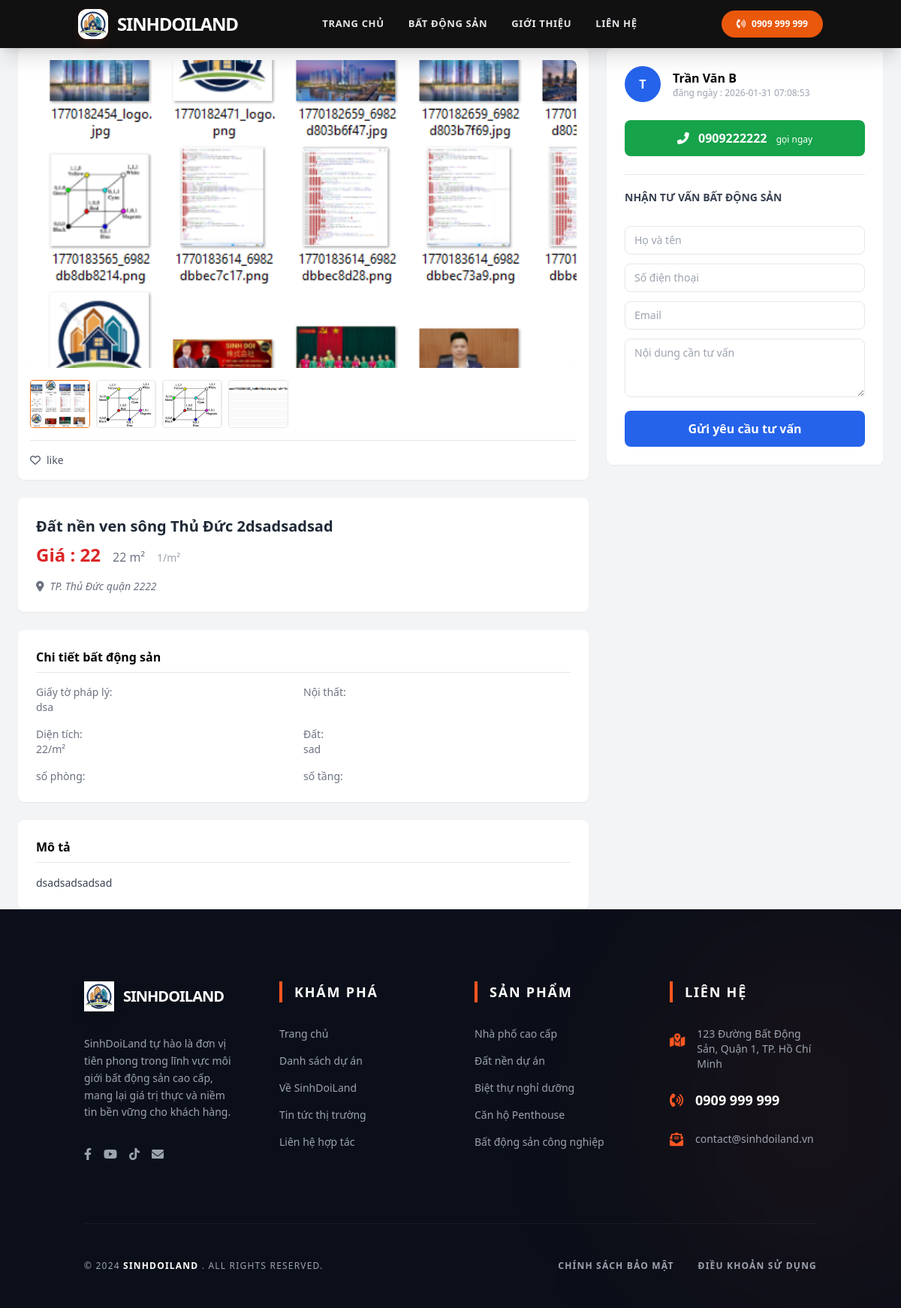
/sinhdoi/index.php?action=product&id=20, run on the app's committed database.
### tables this page shows
CREATE TABLE `settings` (
  `id` int NOT NULL,
  `site_name` varchar(255) DEFAULT NULL,
  `logo` varchar(255) DEFAULT NULL,
  `hotline` varchar(50) DEFAULT NULL,
  `email` varchar(150) DEFAULT NULL,
  `address` varchar(255) DEFAULT NULL,
  `site_color` varchar(20) DEFAULT NULL,
  `seo_title` varchar(255) DEFAULT NULL,
  `seo_description` text,
  `slide1` varchar(255) DEFAULT NULL,
  `slide2` varchar(255) DEFAULT NULL,
  `slide3` varchar(255) DEFAULT NULL
);

CREATE TABLE `baidang_images` (
  `id` int NOT NULL,
  `baidang_id` int NOT NULL,
  `image` varchar(255) NOT NULL
);

CREATE TABLE `baidang` (
  `id` int NOT NULL,
  `user_id` int NOT NULL,
  `loai_bds_id` int NOT NULL,
  `tieu_de` varchar(255) DEFAULT NULL,
  `mo_ta` text,
  `gia` bigint DEFAULT NULL COMMENT 'Gia theo VND',
  `dien_tich` float DEFAULT NULL COMMENT 'm2',
  `dia_chi` varchar(255) DEFAULT NULL,
  `trang_thai` tinyint DEFAULT '0' COMMENT '0=cho_duyet,1=hoat_dong,2=da_ban,3=an',
  `created_at` timestamp NULL DEFAULT CURRENT_TIMESTAMP,
  `updated_at` timestamp NULL DEFAULT CURRENT_TIMESTAMP ON UPDATE CURRENT_TIMESTAMP,
  `is_priority` tinyint(1) DEFAULT '0',
  `tinh_thanh` varchar(100) DEFAULT NULL,
  `quan_huyen` varchar(100) DEFAULT NULL
);

CREATE TABLE `baidang_dat` (
  `baidang_id` int NOT NULL,
  `loai_dat` varchar(100) DEFAULT NULL,
  `phap_ly_dat` varchar(100) DEFAULT NULL
);

CREATE TABLE `users` (
  `id` int NOT NULL,
  `name` varchar(100) DEFAULT NULL,
  `email` varchar(150) DEFAULT NULL,
  `password` varchar(255) DEFAULT NULL,
  `phone` varchar(20) DEFAULT NULL,
  `role` enum('admin','user') DEFAULT 'user',
  `status` tinyint DEFAULT '1',
  `created_at` timestamp NULL DEFAULT CURRENT_TIMESTAMP
);

### sinhdoi/views/html/product.php (the view, shortened to what the rows shown need)
<!DOCTYPE html>
<html lang="vi">
<head>
    <script src="https://cdn.tailwindcss.com"></script>
    <link rel="stylesheet" href="https://cdnjs.cloudflare.com/ajax/libs/font-awesome/6.0.0/css/all.min.css">
    <link rel="stylesheet" href="https://cdnjs.cloudflare.com/ajax/libs/font-awesome/6.0.0/css/all.min.css" />
    <link rel="stylesheet" href="views/css/product.css" />
</head>
<body class="bg-gray-100">
<header class="bg-[#111] text-white sticky top-0 z-[100] shadow-xl">
        <div class="container mx-auto px-4 h-16 flex justify-between items-center">
            <div class="flex items-center space-x-3 group cursor-pointer">
                <div
                    class="w-10 h-10 bg-orange-600 rounded-xl flex items-center justify-center shadow-lg shadow-orange-900/20 group-hover:rotate-12 transition-transform overflow-hidden"
                >
                    <img
                        src="/DUANTHUCTAP/uploads/<?= $data_index_settings['logo'] ?? '' ?>"
                        alt="Logo"
                        class="w-full h-full object-cover"
                    />
                </div>
                <span class="font-extrabold text-2xl tracking-tighter uppercase">
                    <?= $data_index_settings['site_name'] ?? 'SINHDOILAND' ?>
                </span>
            </div>
            <nav class="hidden md:flex items-center space-x-8 text-[13px] uppercase font-bold tracking-wider">
                <a href="index.php?action=trangchu"  class="nav-link">Trang Chủ</a>
                <a href="index.php?action=list_product" class="nav-link">Bất Động Sản</a>
                <a href="index.php?action=gioithieu" class="nav-link">giới thiệu</a>
                <a href="index.php?action=lienhe" class="nav-link">liên hệ</a>
            </nav>
            <a
                href="tel:<?= $data_index_settings['hotline'] ?? '0900000000' ?>"
                class="bg-orange-600 hover:bg-orange-700 px-5 py-2.5 rounded-full font-bold text-xs transition-all flex items-center gap-2"
            >
                <i class="fa-solid fa-phone-volume animate-pulse"></i>
                <?= $data_index_settings['hotline'] ?? 'Gọi ngay' ?>
            </a>
        </div>
    </header>
    <div class="max-w-6xl mx-auto grid grid-cols-1 lg:grid-cols-3 gap-6">
        <div class="lg:col-span-2 space-y-6">
            <div class="bg-white p-4 rounded-lg shadow-sm">
    <div class="aspect-video bg-gray-200 rounded-lg overflow-hidden mb-4">
        <img
    id="mainImage"
    src="/DUANTHUCTAP/uploads/<?= $data_img[0]['image'] ?>"
    alt="Hình ảnh bất động sản"
    class="w-full h-full object-cover transition duration-300"
/>
    </div>
    <div class="flex gap-2 overflow-x-auto">
        <?php foreach ($data_img as $index => $img): ?>
    <button
        type="button"
        onclick="changeImage('<?= $img['image'] ?>')"
        class="w-20 h-16 rounded overflow-hidden border
               <?= $index === 0 ? 'border-orange-500' : 'border-gray-200' ?>
               hover:border-orange-500 transition shrink-0"
    >
        <img
            src="/DUANTHUCTAP/uploads/<?= $img['image'] ?>"
            alt="Ảnh chi tiết bất động sản"
            class="w-full h-full object-cover"
        >
    </button>
<?php endforeach; ?>
    </div>
    <div class="flex justify-between mt-4 text-gray-600 border-t pt-4 text-sm">
        <button class="hover:text-red-500 transition">
            <i class="far fa-heart mr-2"></i>like
        </button>
    </div>
</div>
            <div class="bg-white p-6 rounded-lg shadow-sm">
                <h1 class="text-xl font-bold text-gray-800 mb-2">
                    <?= $data['tieu_de'] ?>
                </h1>
                <div class="flex items-baseline gap-4 mb-4">
                    <span class="text-red-600 font-bold text-2xl"> Giá : <?= number_format($data['gia'] ?? 'giá cả thương lượng') ?></span>
                    <span class="text-gray-500"><?=  $data['dien_tich'] ?>  m² </span>
                    <span class="text-gray-400 text-sm"><?= number_format($data['gia'] /  $data['dien_tich']) ?>/m²   </span>
                </div>
                <p class="text-gray-500 text-sm italic"><i class="fas fa-map-marker-alt mr-2"></i><?=  $data['dia_chi'] ?></p>
            </div>
            <div class="bg-white p-6 rounded-lg shadow-sm">
                <h3 class="font-bold border-b pb-2 mb-4">Chi tiết bất động sản</h3>
                <div class="grid grid-cols-2 gap-y-4 text-sm">
                    <div class="text-gray-500">
                        <h2 class="font-medium text-right lg:text-left">Giấy tờ pháp lý: </h2>
                        <?php  ?> <?=  $data['phap_ly_dat'] ??  $data['phap_ly_nha'] ?>
                    </div>
                    <div class="text-gray-500">
                        <h2 class="font-medium text-right lg:text-left">Nội thất: </h2>
                    </div>
                    <div class="text-gray-500">
                        <h2 class="font-medium text-right lg:text-left">Diện tích: </h2>
                         <?=$data['dien_tich'] ?? '' ?>/m²
                    </div>
                    <div class="text-gray-500">
                        <h2 class="font-medium text-right lg:text-left">Đất: </h2>
                        <?php  ?> <?=  $data['loai_dat'] ?? '' ?>
                    </div>
                    <div class="text-gray-500">
                        <h2 class="font-medium text-right lg:text-left">số phòng: </h2>
                    </div>
                    <div class="text-gray-500">
                        <h2 class="font-medium text-right lg:text-left">số tầng: </h2>
                    </div>
                </div>
            </div>
            <div class="bg-white p-6 rounded-lg shadow-sm">
                <h3 class="font-bold border-b pb-2 mb-4">Mô tả</h3>
                <p class="text-gray-700 leading-relaxed text-sm">
                    <?=
                        $data['mo_ta'];
                    ?>
                </p>
            </div>
        </div>
        <div class="space-y-6">
    <div class="bg-white p-6 rounded-lg shadow-sm sticky top-4">
        <div class="flex items-center gap-4 mb-6">
            <div class="w-12 h-12 bg-blue-600 rounded-full flex items-center justify-center text-white font-bold">
                <?= strtoupper(substr($data['name'], 0, 1)) ?>
            </div>
            <div>
                <p class="font-bold"><?= $data['name'] ?></p>
                <p class="text-xs text-gray-400">
                    đăng ngày : <?= $data['created_at'] ?>
                </p>
            </div>
        </div>
        <div class="space-y-3 mb-6">
            <a href="tel:<?= $data['phone'] ?>"
               class="block w-full py-3 bg-green-600 text-white rounded-lg font-bold hover:bg-green-700 transition text-center">
                <i class="fas fa-phone-alt mr-2"></i>
                <?= $data['phone'] ?>
                <span class="text-xs font-normal ml-2">gọi ngay</span>
            </a>
        </div>
        <div class="border-t pt-5">
            <h3 class="font-bold text-sm mb-4 uppercase text-gray-700">
                Nhận tư vấn bất động sản
            </h3>
            <form action="index.php?action=tuvan_product" method="post" class="space-y-3">
                <input
                    type="text"
                    name="name"
                    placeholder="Họ và tên"
                    required
                    class="w-full border rounded-lg px-3 py-2 text-sm focus:ring-2 focus:ring-blue-500 outline-none"
                >
                <input
                    type="tel"
                    name="sdt"
                    placeholder="Số điện thoại"
                    required
                    class="w-full border rounded-lg px-3 py-2 text-sm focus:ring-2 focus:ring-blue-500 outline-none"
                >
                <input
                    type="email"
                    name="email"
                    placeholder="Email"
                    class="w-full border rounded-lg px-3 py-2 text-sm focus:ring-2 focus:ring-blue-500 outline-none"
                >
                <textarea
                    name="noidung"
                    rows="3"
                    placeholder="Nội dung cần tư vấn"
                    class="w-full border rounded-lg px-3 py-2 text-sm focus:ring-2 focus:ring-blue-500 outline-none"
                ></textarea>
                <button
                name="btn_tuvan_product"
                    type="submit"
                    class="w-full py-3 bg-blue-600 text-white rounded-lg font-bold hover:bg-blue-700 transition" onclick="alert('gửi thành công, chúng tôi sẽ liên hệ lại sớm nhất có thể')"
                >
                    Gửi yêu cầu tư vấn
                </button>
            </form>
        </div>
    </div>
</div>
    </div>
    <footer class="bg-[#0b0f19] text-gray-400 pt-24 pb-12 overflow-hidden relative">
        <div class="absolute top-0 right-0 w-1/3 h-full bg-[#ff5722]/5 blur-[120px] rounded-full -mr-20"></div>
        <div class="container mx-auto px-6 relative z-10">
            <div class="grid grid-cols-1 md:grid-cols-2 lg:grid-cols-4 gap-16 mb-20">
                <div data-aos="fade-up">
                    <div class="flex items-center space-x-3 mb-8">
                        <div class="w-10 h-10 bg-[#ff5722] rounded-xl flex items-center justify-center shadow-lg">
                           <img src="/DUANTHUCTAP/uploads/<?= $data_index_settings['logo'] ?>" alt="" >
                        </div>
                        <span class="brand-font font-extrabold text-xl tracking-tighter text-white uppercase">
                            <?= $data_index_settings['site_name'] ?>
                        </span>
                    </div>
                    <p class="leading-relaxed mb-8 text-sm">
                        SinhDoiLand tự hào là đơn vị tiên phong trong lĩnh vực môi giới bất động sản cao cấp, mang lại giá trị thực và niềm tin bền vững cho khách hàng.
                    </p>
                    <div class="flex space-x-4">
                        <a href="#" class="social-icon"><i class="fa-brands fa-facebook-f"></i></a>
                        <a href="#" class="social-icon"><i class="fa-brands fa-youtube"></i></a>
                        <a href="#" class="social-icon"><i class="fa-brands fa-tiktok"></i></a>
                        <a href="#" class="social-icon"><i class="fa-solid fa-envelope"></i></a>
                    </div>
                </div>
                <div data-aos="fade-up" data-aos-delay="100">
                    <h4 class="text-white font-bold text-lg mb-8 uppercase tracking-widest border-l-4 border-[#ff5722] pl-4">Khám Phá</h4>
                    <ul class="space-y-4 text-sm font-medium">
                        <li><a href="index.php?action=trangchu" class="block hover:text-white">Trang chủ</a></li>
                        <li><a href="index.php?action=list_product" class="block hover:text-white">Danh sách dự án</a></li>
                        <li><a href="index.php?action=introduce" class="block hover:text-white">Về SinhDoiLand</a></li>
                        <li><a href="#" class="block hover:text-white">Tin tức thị trường</a></li>
                        <li><a href="index.php?action=contact" class="block hover:text-white">Liên hệ hợp tác</a></li>
                    </ul>
                </div>
                <div data-aos="fade-up" data-aos-delay="200">
                    <h4 class="text-white font-bold text-lg mb-8 uppercase tracking-widest border-l-4 border-[#ff5722] pl-4">Sản Phẩm</h4>
                    <ul class="space-y-4 text-sm font-medium">
                        <li><a href="#" onclick="filterProducts('nha')" class="block hover:text-white">Nhà phố cao cấp</a></li>
                        <li><a href="#" onclick="filterProducts('dat')" class="block hover:text-white">Đất nền dự án</a></li>
                        <li><a href="#" class="block hover:text-white">Biệt thự nghỉ dưỡng</a></li>
                        <li><a href="#" class="block hover:text-white">Căn hộ Penthouse</a></li>
                        <li><a href="#" class="block hover:text-white">Bất động sản công nghiệp</a></li>
                    </ul>
                </div>
                <div data-aos="fade-up" data-aos-delay="300">
                    <h4 class="text-white font-bold text-lg mb-8 uppercase tracking-widest border-l-4 border-[#ff5722] pl-4">Liên Hệ</h4>
                    <ul class="space-y-6 text-sm">
                        <li class="flex items-start">
                            <i class="fa-solid fa-map-location-dot text-[#ff5722] mt-1 mr-4 text-lg"></i>
                            <span>123 Đường Bất Động Sản, Quận 1, TP. Hồ Chí Minh</span>
                        </li>
                        <li class="flex items-center">
                            <i class="fa-solid fa-phone-volume text-[#ff5722] mr-4 text-lg"></i>
                            <span class="text-white font-bold text-lg"><?= $data_index_settings['hotline'] ?></span>
                        </li>
                        <li class="flex items-center">
                            <i class="fa-solid fa-envelope-open-text text-[#ff5722] mr-4 text-lg"></i>
                            <span><?= $data_index_settings['email'] ?></span>
                        </li>
                    </ul>
                </div>
            </div>
            <div class="border-t border-white/5 pt-12 mt-12 flex flex-col md:flex-row justify-between items-center gap-6">
                <p class="text-xs tracking-widest uppercase">
                    &copy; 2024 <span class="text-white font-bold"><?= $data_index_settings['site_name'] ?></span>. All Rights Reserved.
                </p>
                <div class="flex space-x-8 text-xs tracking-widest uppercase font-bold">
                    <a href="#" class="hover:text-white transition">Chính sách bảo mật</a>
                    <a href="#" class="hover:text-white transition">Điều khoản sử dụng</a>
                </div>
            </div>
        </div>
    </footer>
</body>
</html>

### data on the page
settings: logo (picture), site_name "SINHDOILAND", hotline "0909 999 999", email "contact@sinhdoiland.vn"
baidang_images: image (picture)
baidang_images: image (picture)
baidang_images: image (picture)
baidang_images: image (picture)
baidang: tieu_de "Đất nền ven sông Thủ Đức 2dsadsadsad", gia "22", dien_tich "22", gia+dien_tich "1", dia_chi "TP. Thủ Đức quận 2222", baidang_dat.phap_ly_dat "dsa", baidang_dat.loai_dat "sad", mo_ta "dsadsadsadsad", user.name "T", user.name "Trần Văn B", user.created_at "2026-01-31 07:08:53", user.phone "0909222222"
